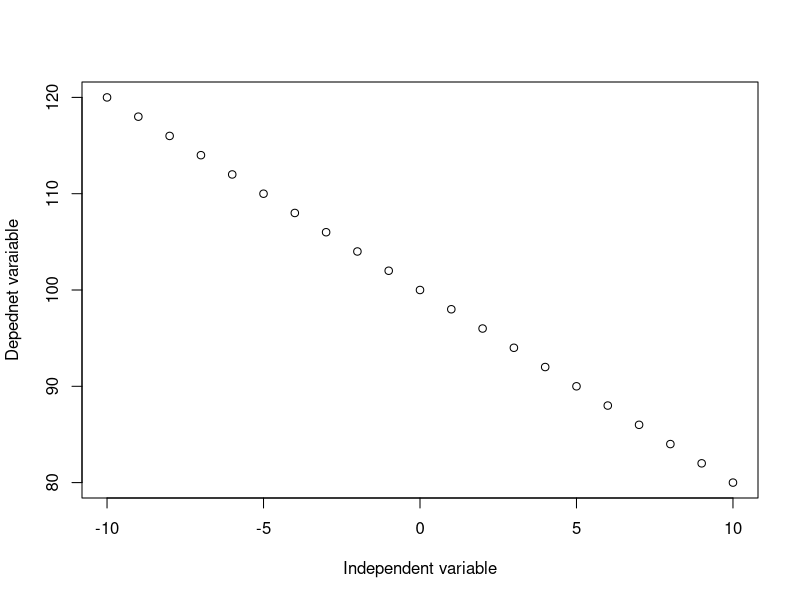

R code for this plot:
x <- -10:10 
b <- -2 
a <- 100 
y <- b*x + a 

plot(x,y, xlab= "Independent variable", ylab = "Depednet varaiable")

# This is another test of the push 

# Testing the push from the work computer 